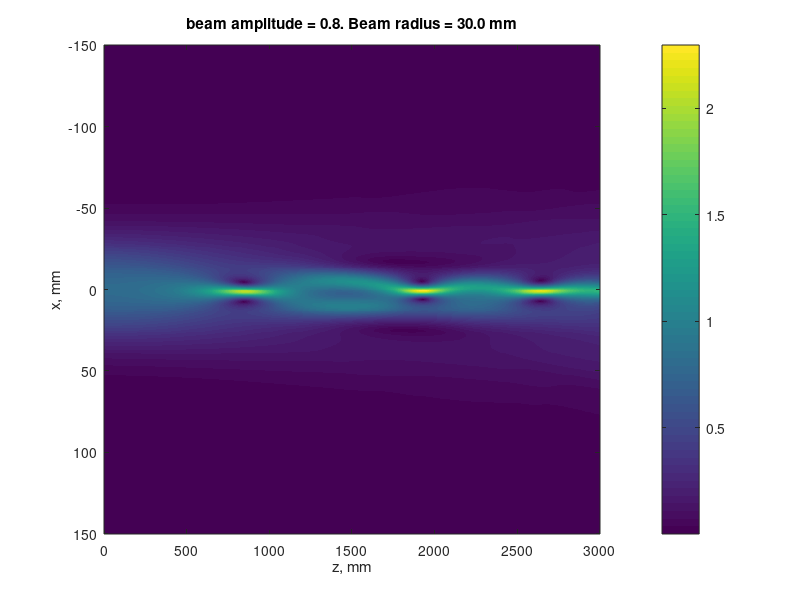

This figure's MATLAB source:
clc
clear

%% User choices %%
lambda = 1; % wavelentgh in um
N = 2^9; % number of points
Lz = 3000; % z-limit of visualization in um
Lx = 300; % x-limit of visualization in um
A = 0.8; % amplitude of the beam
r = 30; % radius of the beam in um;
%%%%%

k0 = 2 * pi / lambda; % wavenumber

dz = Lz / (N - 1);
dx = Lx / (N - 1);
dkx = 2 * pi / Lx;

z = 0:dz:Lz;
x = -Lx/2:dx:Lx/2;
kx = -pi/dx:dkx:pi/dx;

E = A * exp(-(x / r).^2); % Gaussian beam
% E = A * rect(x / (2 * r)); % uniform beam

dn = @(E) (10^-3) * abs(E).^2; % change of refractive index vs field

I = zeros(N, N); % resulting intensity
for n = 1:N
    E = exp(-1i * k0 * dn(E) * dz) .* ifft(fftshift(exp(-1i * sqrt(k0^2 - kx.^2) * dz) .* fftshift(fft(E))));
    I(n, :) = abs(E);    
end

imagesc(z, x, rot90(I));
title(sprintf("beam amplitude = %.1f. Beam radius = %.1f mm", A, r))
xlabel("z, mm")
ylabel("x, mm")
colorbar